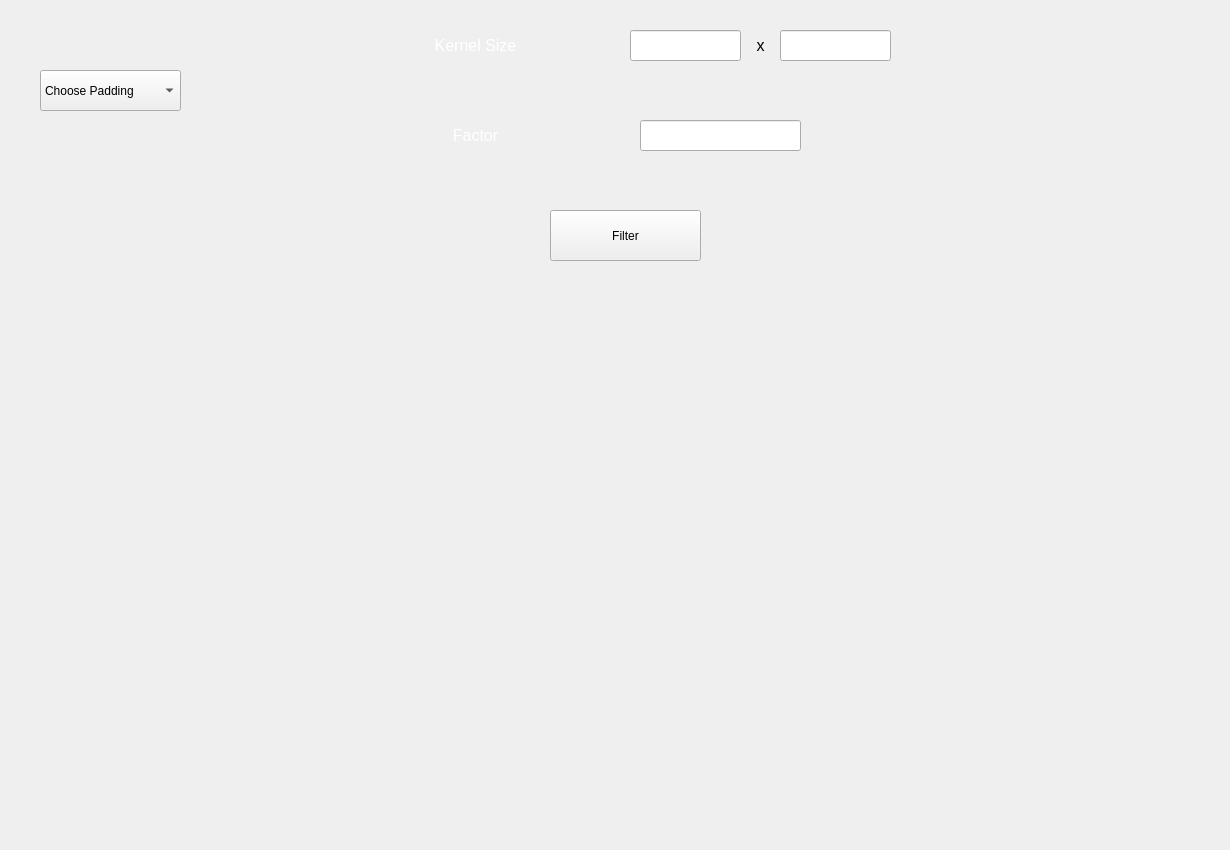
   <widget class="QWidget" name="tab_5">
    <attribute name="title">
     <string>Spatial Filter</string>
    </attribute>
    <widget class="QWidget" name="widget_9" native="true">
     <property name="geometry">
      <rect>
       <x>20</x>
       <y>300</y>
       <width>571</width>
       <height>391</height>
      </rect>
     </property>
    </widget>
    <widget class="QWidget" name="widget_10" native="true">
     <property name="geometry">
      <rect>
       <x>630</x>
       <y>300</y>
       <width>571</width>
       <height>391</height>
      </rect>
     </property>
    </widget>
    <widget class="QLabel" name="label_9">
     <property name="geometry">
      <rect>
       <x>350</x>
       <y>30</y>
       <width>251</width>
       <height>31</height>
      </rect>
     </property>
     <property name="font">
      <font>
       <pointsize>12</pointsize>
      </font>
     </property>
     <property name="styleSheet">
      <string notr="true">color: rgb(255, 255, 255);</string>
     </property>
     <property name="text">
      <string>Kernel Size</string>
     </property>
     <property name="alignment">
      <set>Qt::AlignCenter</set>
     </property>
    </widget>
    <widget class="QLabel" name="label_10">
     <property name="geometry">
      <rect>
       <x>350</x>
       <y>120</y>
       <width>251</width>
       <height>31</height>
      </rect>
     </property>
     <property name="font">
      <font>
       <pointsize>12</pointsize>
      </font>
     </property>
     <property name="styleSheet">
      <string notr="true">color: rgb(255, 255, 255);</string>
     </property>
     <property name="text">
      <string>Factor</string>
     </property>
     <property name="alignment">
      <set>Qt::AlignCenter</set>
     </property>
    </widget>
    <widget class="QLineEdit" name="lineEdit_2">
     <property name="geometry">
      <rect>
       <x>630</x>
       <y>30</y>
       <width>111</width>
       <height>31</height>
      </rect>
     </property>
    </widget>
    <widget class="QLineEdit" name="lineEdit_3">
     <property name="geometry">
      <rect>
       <x>640</x>
       <y>120</y>
       <width>161</width>
       <height>31</height>
      </rect>
     </property>
    </widget>
    <widget class="QPushButton" name="pushButton_3">
     <property name="geometry">
      <rect>
       <x>550</x>
       <y>210</y>
       <width>151</width>
       <height>51</height>
      </rect>
     </property>
     <property name="text">
      <string>Filter</string>
     </property>
    </widget>
    <widget class="QLabel" name="label_11">
     <property name="geometry">
      <rect>
       <x>750</x>
       <y>30</y>
       <width>21</width>
       <height>31</height>
      </rect>
     </property>
     <property name="font">
      <font>
       <pointsize>12</pointsize>
      </font>
     </property>
     <property name="text">
      <string>x</string>
     </property>
     <property name="alignment">
      <set>Qt::AlignCenter</set>
     </property>
    </widget>
    <widget class="QLineEdit" name="lineEdit_4">
     <property name="geometry">
      <rect>
       <x>780</x>
       <y>30</y>
       <width>111</width>
       <height>31</height>
      </rect>
     </property>
    </widget>
    <widget class="QComboBox" name="comboBox">
     <property name="geometry">
      <rect>
       <x>40</x>
       <y>70</y>
       <width>141</width>
       <height>41</height>
      </rect>
     </property>
     <item>
      <property name="text">
       <string>Choose Padding</string>
      </property>
     </item>
     <item>
      <property name="text">
       <string>Zero</string>
      </property>
     </item>
     <item>
      <property name="text">
       <string>Mirror</string>
      </property>
     </item>
     <item>
      <property name="text">
       <string>Replicate</string>
      </property>
     </item>
    </widget>
    <widget class="QLabel" name="bg_2">
     <property name="geometry">
      <rect>
       <x>0</x>
       <y>0</y>
       <width>1221</width>
       <height>841</height>
      </rect>
     </property>
     <property name="text">
      <string/>
     </property>
     <property name="pixmap">
      <pixmap>C:/Users/Ahmed/Downloads/abstract-realistic-technology-particle-background_52683-33064.jpg</pixmap>
     </property>
     <property name="scaledContents">
      <bool>true</bool>
     </property>
    </widget>
    <zorder>bg_2</zorder>
    <zorder>widget_9</zorder>
    <zorder>widget_10</zorder>
    <zorder>label_9</zorder>
    <zorder>label_10</zorder>
    <zorder>lineEdit_2</zorder>
    <zorder>lineEdit_3</zorder>
    <zorder>pushButton_3</zorder>
    <zorder>label_11</zorder>
    <zorder>lineEdit_4</zorder>
    <zorder>comboBox</zorder>
   </widget>
